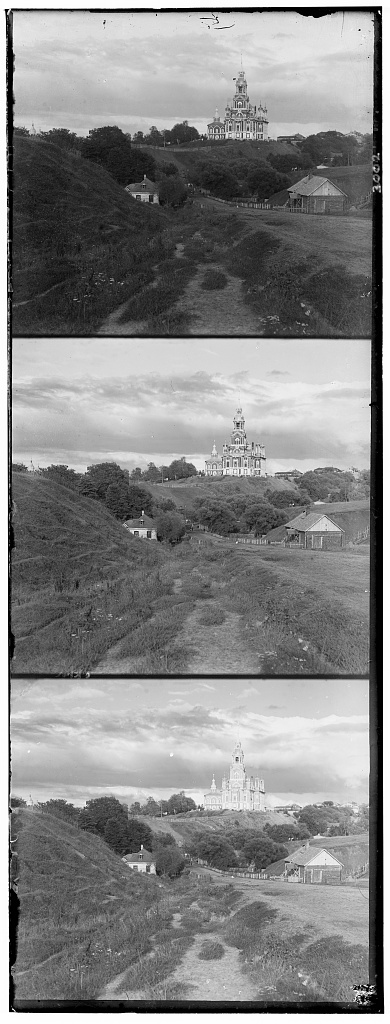
#> input picture images/cathedral.jpg, 390 x 1024 px; its folder holds only this picture in this run
$ python main.py
#> lines starting #> are read from the running program, lines starting #| are printed output that depends on the picture
import numpy as np
import os
import glob
import logging
import time
from typing import Tuple
from PIL import Image
from scipy import ndimage
from scipy.ndimage import zoom

logging.basicConfig(level=logging.INFO, format='%(asctime)s - %(levelname)s - %(message)s')

class ProkudinGorskiiAligner:
    def __init__(self, search_range: int = 15, pyramid_depth: int = 5):
        self.search_range = search_range
        self.pyramid_depth = pyramid_depth
        self.logger = logging.getLogger(self.__class__.__name__)

    def _normalize(self, img: np.ndarray) -> np.ndarray:
        """Scales image to 0-255 range. Essential for 16-bit TIFF vs 8-bit JPG."""
        img_min, img_max = img.min(), img.max()
        if img_max > img_min:
            return ((img - img_min) / (img_max - img_min) * 255).astype(np.uint8)
        return np.zeros_like(img, dtype=np.uint8)

    def _get_features(self, img: np.ndarray) -> np.ndarray:
        """Sobel gradients help align content rather than raw brightness."""
        img_f = img.astype(np.float32)
        dx = ndimage.sobel(img_f, axis=1)
        dy = ndimage.sobel(img_f, axis=0)
        return np.sqrt(dx**2 + dy**2)

    def _get_ncc_score(self, ref: np.ndarray, target: np.ndarray) -> float:
        """Normalized Cross-Correlation score."""
        ref_f = ref.flatten().astype(np.float32)
        target_f = target.flatten().astype(np.float32)
        ref_f -= np.mean(ref_f)
        target_f -= np.mean(target_f)
        norm = np.sqrt(np.sum(ref_f**2) * np.sum(target_f**2))
        return np.sum(ref_f * target_f) / (norm + 1e-6)

    def _shift_image(self, img: np.ndarray, dy: int, dx: int) -> np.ndarray:
        """Linear shift with zero-padding. Prevents the 'wrap-around' color edges."""
        h, w = img.shape
        res = np.zeros_like(img)
        dst_y1, dst_y2 = max(0, dy), min(h, h + dy)
        dst_x1, dst_x2 = max(0, dx), min(w, w + dx)
        src_y1, src_y2 = max(0, -dy), min(h, h - dy)
        src_x1, src_x2 = max(0, -dx), min(w, w - dx)
        if dst_y1 < dst_y2 and dst_x1 < dst_x2:
            res[dst_y1:dst_y2, dst_x1:dst_x2] = img[src_y1:src_y2, src_x1:src_x2]
        return res

    def _align_exhaustive(self, ref: np.ndarray, target: np.ndarray, s_range: int) -> Tuple[int, int]:
        """The 'Single-Scale' method: finds best offset in a local window."""
        best_offset = (0, 0)
        max_score = -1.0
        h, w = ref.shape
        # Ignore messy 10% outer edges during scoring
        ch, cw = int(h * 0.1), int(w * 0.1)
        ref_c = ref[ch:-ch, cw:-cw]

        for dy in range(-s_range, s_range + 1):
            for dx in range(-s_range, s_range + 1):
                shifted = self._shift_image(target, dy, dx)
                target_c = shifted[ch:-ch, cw:-cw]
                score = self._get_ncc_score(ref_c, target_c)
                if score > max_score:
                    max_score, best_offset = score, (dy, dx)
        return best_offset

    def _pyramid_align(self, ref: np.ndarray, target: np.ndarray, depth: int) -> Tuple[int, int]:
        """The 'Pyramid' method: recursive coarse-to-fine alignment."""
        if depth == 0 or ref.shape[0] < 128:
            return self._align_exhaustive(self._get_features(ref), self._get_features(target), self.search_range)

        ref_s = zoom(ref, 0.5, order=1)
        tgt_s = zoom(target, 0.5, order=1)
        c_dy, c_dx = self._pyramid_align(ref_s, tgt_s, depth - 1)

        ref_dy, ref_dx = c_dy * 2, c_dx * 2
        target_shifted = self._shift_image(target, ref_dy, ref_dx)
        adj_dy, adj_dx = self._align_exhaustive(self._get_features(ref), self._get_features(target_shifted), 2)
        return ref_dy + adj_dy, ref_dx + adj_dx

    def process(self, img_path: str, output_path: str = "restored.jpg"):
#> called with img_path = 'images/cathedral.jpg', output_path = 'output/cathedral_restored.jpg'
        start_time = time.time()
        self.logger.info(f"Processing: {img_path}")
        img_raw = np.array(Image.open(img_path))
#> img_raw is the input picture: shape (1024, 390); min 0, max 255, mean 133.7

        # 1. Pre-process and Split
        if len(img_raw.shape) == 3:
            img_raw = np.dot(img_raw[...,:3], [0.299, 0.587, 0.114])

        img = self._normalize(img_raw)
#> in _normalize, `img_min, img_max = img.min(), img.max()`: img_min = 0; img_max = 255
        h_part = img.shape[0] // 3
#> h_part = 341

        # Plate order: Blue (Top), Green (Middle), Red (Bottom)
        b, g, r = img[:h_part, :], img[h_part:2*h_part, :], img[2*h_part:3*h_part, :]
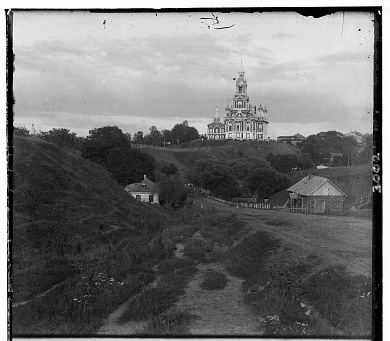
#> b: shape (341, 390); min 0, max 255, mean 114
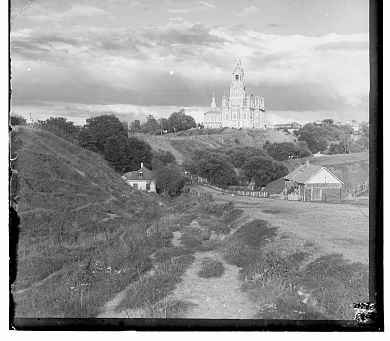
#> r: shape (341, 390); min 0, max 255, mean 149

        # 2. Conditional Alignment Logic
        is_tiff = img_path.lower().endswith(('.tif', '.tiff'))
        if is_tiff:
            self.logger.info("Using Multi-Scale Pyramid Alignment")
            g_off = self._pyramid_align(b, g, self.pyramid_depth)
            r_off = self._pyramid_align(b, r, self.pyramid_depth)
        else:
            self.logger.info("Using Single-Scale Exhaustive Alignment")
            g_off = self._align_exhaustive(self._get_features(b), self._get_features(g), self.search_range)
#> in _get_features (call 2), `return np.sqrt(dx**2 + dy**2)`:
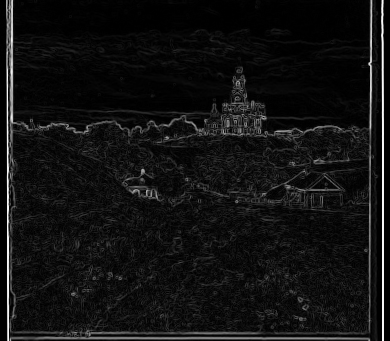
#> returned value: shape (341, 390) float32; min 0, max 1042.5, mean 73.3; drawn with min black and max white
#> in _align_exhaustive, `best_offset = (0, 0)`: best_offset = (0, 0)
#> in _align_exhaustive, `ref_c = ref[ch:-ch, cw:-cw]`:
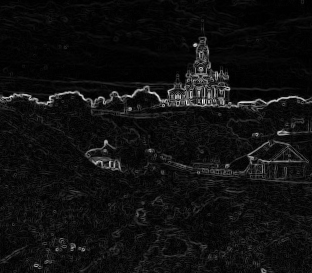
#> ref_c: shape (273, 312) float32; min 0, max 746, mean 47.4; drawn with min black and max white
#> the loop in _align_exhaustive, `for dy in range(-s_range, s_range + 1):` made 31 passes
            r_off = self._align_exhaustive(self._get_features(b), self._get_features(r), self.search_range)
#> in _get_features (call 4), `dy = ndimage.sobel(img_f, axis=0)`:
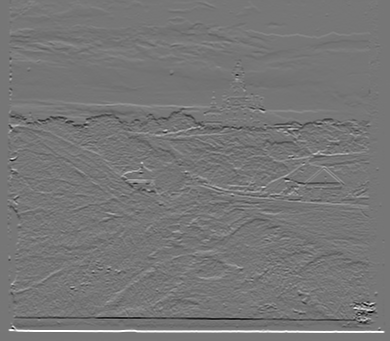
#> dy: shape (341, 390) float32; min -888, max 1020, mean 1.6; drawn with min black and max white

        self.logger.info(f"Offsets: G{g_off} R{r_off}")

        # 3. Shift and Merge
        g_final = self._shift_image(g, g_off[0], g_off[1])
        r_final = self._shift_image(r, r_off[0], r_off[1])
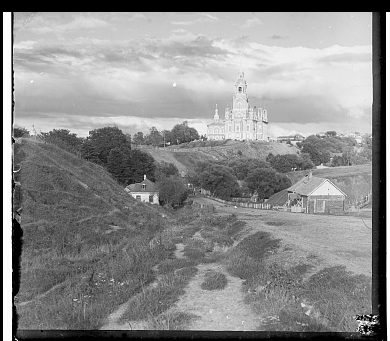
#> r_final: shape (341, 390); min 0, max 255, mean 139.9
        result = np.stack([r_final, g_final, b], axis=-1)

        # 4. Clean up the edges (Intersection Crop)
        h, w, _ = result.shape
        top, bottom = max(0, g_off[0], r_off[0]), h + min(0, g_off[0], r_off[0])
        left, right = max(0, g_off[1], r_off[1]), w + min(0, g_off[1], r_off[1])

        # Add 5% safety crop to remove physical plate borders
        shave_h, shave_w = int(h * 0.05), int(w * 0.05)
        result = result[top+shave_h : bottom-shave_h, left+shave_w : right-shave_w]
#> result: shape (295, 349, 3)

        # 5. Final Contrast Enhancement
        for i in range(3):
            low, high = np.percentile(result[...,i], (2, 98))
            if high > low:
                result[...,i] = np.clip((result[...,i].astype(np.float32) - low) / (high - low) * 255, 0, 255)
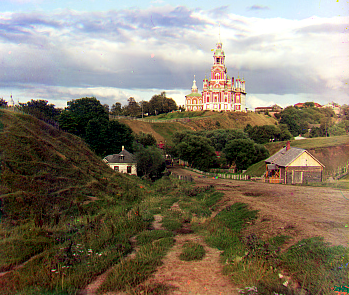
#> result: shape (295, 349, 3); mean of channels 0, 1, 2 129.9, 120, 103.4; drawn as R, G, B

        result = result.astype(np.uint8)
        Image.fromarray(result).save(output_path, quality=95)

        elapsed_time = time.time() - start_time
        self.logger.info(f"Saved: {output_path} (took {elapsed_time:.1f}s)")
        return result

    def batch_process(self, input_dir: str, output_dir: str, file_list: list = None):
        """Process all images in input_dir, or specific files if file_list is provided."""
        if not os.path.exists(output_dir):
            os.makedirs(output_dir)

        if file_list:
            files = [os.path.join(input_dir, f) for f in file_list]
        else:
            exts = ['*.jpg', '*.jpeg', '*.tif', '*.tiff', '*.png']
            files = []
            for e in exts:
                files.extend(glob.glob(os.path.join(input_dir, e)))
                files.extend(glob.glob(os.path.join(input_dir, e.upper())))

        for file in files:
            name = os.path.basename(file).rsplit('.', 1)[0]
            out = os.path.join(output_dir, f"{name}_restored.jpg")
            try:
                self.process(file, out)
            except Exception as e:
                self.logger.error(f"Error processing {file}: {e}")

if __name__ == "__main__":
    aligner = ProkudinGorskiiAligner()

    # Path configuration
    INPUT_FOLDER = "images"
    OUTPUT_FOLDER = "output"

    if os.path.exists(INPUT_FOLDER):
        # Process all images in folder
        aligner.batch_process(INPUT_FOLDER, OUTPUT_FOLDER)

        # Or process only specific images (uncomment to use):
        # subset = ["siren.tif", "cathedral.jpg"]
        # aligner.batch_process(INPUT_FOLDER, OUTPUT_FOLDER, file_list=subset)
    else:
        print(f"Folder '{INPUT_FOLDER}' not found. Please update the path in the script.")
